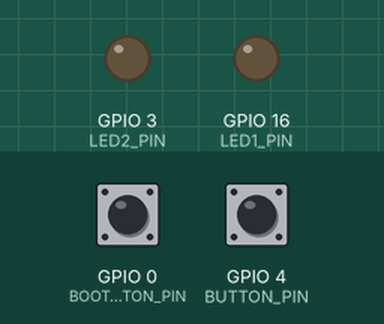
Simulated run of this program. Board: ESP32-S3. On the bench: output pins drawn as LEDs (lit = HIGH). Dashed ring = blinking. The inputs (shaded band) are chosen by the test bench; at power-on: GPIO 0 (BOOT_BUTTON_PIN) LOW, GPIO 4 (BUTTON_PIN) LOW.

Above: at 0.6 s.
At 1.2 s:
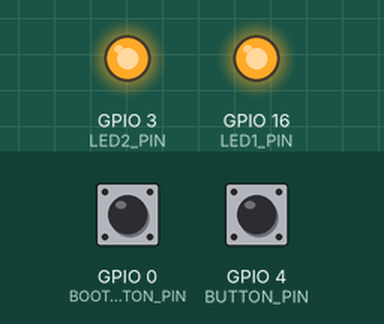
1.3 s: GPIO 0 (BOOT_BUTTON_PIN) pulled HIGH for 0.15 s
At 1.9 s:
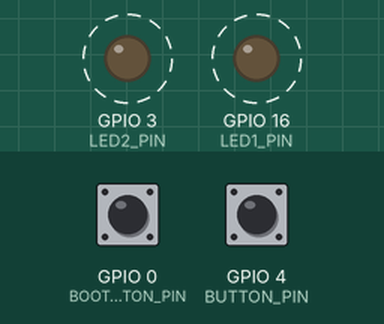
4.3 s: GPIO 4 (BUTTON_PIN) pulled HIGH for 0.15 s
Timing chart, 0 to 13.3 s (numbered marks = the images above; inputs shaded):
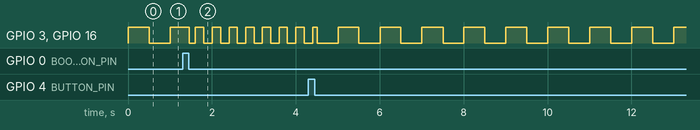

The program:

main.cpp
```cpp
#include <Arduino.h>

#define BOOT_BUTTON_PIN 0
#define BUTTON_PIN 4
#define LED1_PIN 16
#define LED2_PIN 3

#define MODE_SLOW 0
#define MODE_FAST 1

bool lastButtonState = LOW;
bool lastBootButtonState = LOW;
int currentMode = MODE_SLOW;

void setup() {
  pinMode(BUTTON_PIN, INPUT_PULLDOWN);
  pinMode(BOOT_BUTTON_PIN, INPUT_PULLDOWN);
  pinMode(LED1_PIN, OUTPUT);
  pinMode(LED2_PIN, OUTPUT);
}

const int slowLightPeriod = 500;
const int fastLightPeriod = 200;

void lightLEDs(int mode) {
  int millisFromStart = millis();
  int lightPeriod = slowLightPeriod;
  if (mode == MODE_FAST) {
    lightPeriod = fastLightPeriod;
  }
  bool turnOn = ((millisFromStart / lightPeriod) % 2) == 0;
  digitalWrite(LED1_PIN, turnOn ? HIGH : LOW);
  digitalWrite(LED2_PIN, turnOn ? HIGH : LOW);
}

void loop() {
  bool currentButtonState = digitalRead(BUTTON_PIN);

  if (currentButtonState == LOW && lastButtonState == HIGH) {
    currentMode = MODE_SLOW;
  }
  lastButtonState = currentButtonState;

  bool currentBootButtonState = digitalRead(BOOT_BUTTON_PIN);

  if (currentBootButtonState == LOW && lastBootButtonState == HIGH) {
    currentMode = MODE_FAST;
  }
  lastBootButtonState = currentBootButtonState;

  delay(10);

  lightLEDs(currentMode);
}
```

Measured:
- after the input at 1.3 s, GPIO 3 (LED2_PIN), GPIO 16 (LED1_PIN): alternates HIGH for 0.20 s and LOW for 0.20 s, starting after 0.16 s
